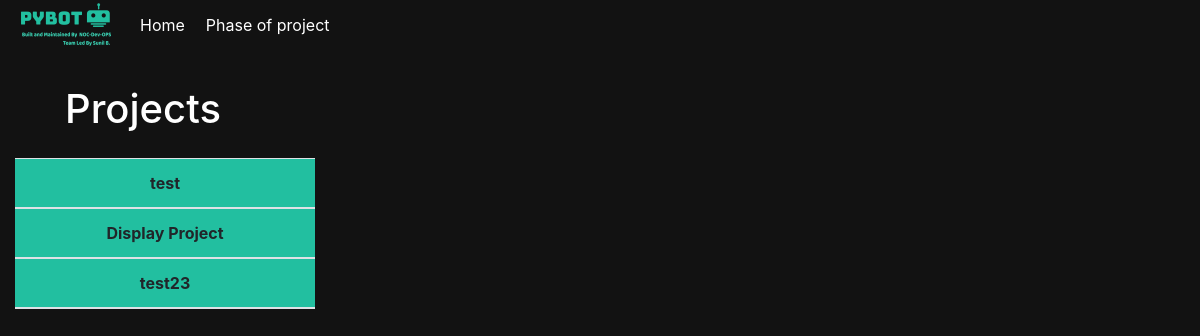
Page /index1 on the earlier database version.
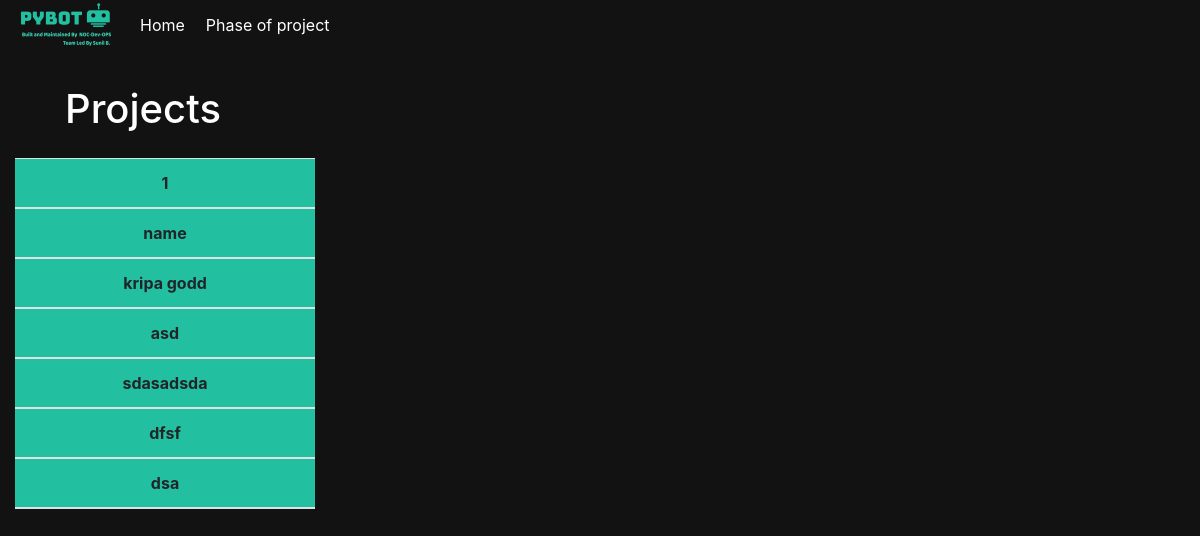
Same page on the later database version.
### app.py (models this page shows)
class Step01(db.Model):
    __tablename__ = 'Feedback'
    id = db.Column(db.Integer, primary_key=True)
    name = db.Column(db.String(100))
    Lead = db.Column(db.String(100))
    Assigned_By = db.Column(db.String(100))
    Assigned_Date = db.Column(db.String(100))
    Devloper = db.Column(db.String(100))
    Description = db.Column(db.String(500))
    Submittiontime = db.Column(db.String(100))
    Status = db.Column(db.String(10))

### app.py (the view)
@app.route("/index1")
def index1():
    global rows1
    global rows
    rows1 = []
    rows = []
    con = sqlite3.connect("q12.db")
    con.row_factory = sqlite3.Row
    cur = con.cursor()
    cur.execute("SELECT * FROM Feedback")
    rows = cur.fetchall()
    return render_template("View.html", rows=rows, rows1=rows1)

### templates/View.html (shortened to what this page needs)
<!DOCTYPE html>
<link rel="stylesheet" type="text/css" href="{{ url_for('static', filename='css/main.css') }}">
<html lang="en">
<head>
  <link rel="stylesheet" href="https://cdn.datatables.net/1.10.20/css/jquery.dataTables.min.css">
  <link rel="stylesheet" href="https://maxcdn.bootstrapcdn.com/bootstrap/4.4.1/css/bootstrap.min.css">
</head>
<body style="background-color:#121212; ; text-align: center">
  <nav class="navbar navbar-expand-sm " style="height:50px;background-color:#121212;">
    <a class="navbar-brand" href="#">
      <img src="/static/pybot.png" alt="logo" style="width:100px;">
    </a>
    <ul class="nav navbar-nav">
      <li class="nav-item">
        <a class="nav-link" href="/" style="color: white;">Home</a>
      </li>
    </ul>
    <button onclick="TestsFunction()" class="btn btn-default float" style="color: white;">Phase of project</button>
  </nav>
  <div class="container-fluid">
    <div class="row content">
      <div class="col-sm-3 sidenav">
        <h1 style="margin-top: 35px; text-align: left;padding-left: 50px; color: white;"> Projects</h1>
        <table id="tbl" class="table" style="margin-top: 25px;width:300px;">
          <thead>
            {% for i in rows %}
            <tr>
              <th  style="background-color: #22BFA0;"> {{ i[1] }} </th>
            </tr>
            {% endfor %}
          </thead>
        </table>
      </div>
      <div class="col-sm-9">
      </div>
      </div>
    </div>
</body>
</html>

### static/css/main.css (style rules this page uses)
body, html { margin: 0; padding: 0; width: 100%; height: 100%; background: #121212; }
body { color: white; font-family: 'Open Sans', sans-serif; font-weight: 400; font-size: 13.1px; -webkit-font-smoothing: antialiased; -moz-osx-font-smoothing: grayscale; }
.row { display: -webkit-box; display: -ms-flexbox; display: flex; -webkit-box-orient: horizontal; -webkit-box-direction: normal; -ms-flex-direction: row; flex-direction: row; -webkit-box-pack: center; -ms-flex-pack: center; justify-content: center; margin-left: 10vw; }
.btn { color:white; font-family:inherit; font-size: inherit; background: black; padding: 0.3rem 3.4rem; border: 3px solid white; margin-right: 2.6rem; box-shadow: 0 0 0 white; transition: all 0.2s; text-decoration: none; }
.btn:last-child { margin: 0; }

Differences in the rows shown:
removed Step01: name "test"
removed Step01: name "Display Project"
removed Step01: name "test23"
added Step01: name "1"
added Step01: name "name"
added Step01: name "kripa godd"
added Step01: name "asd"
added Step01: name "sdasadsda"
added Step01: name "dfsf"
added Step01: name "dsa"
